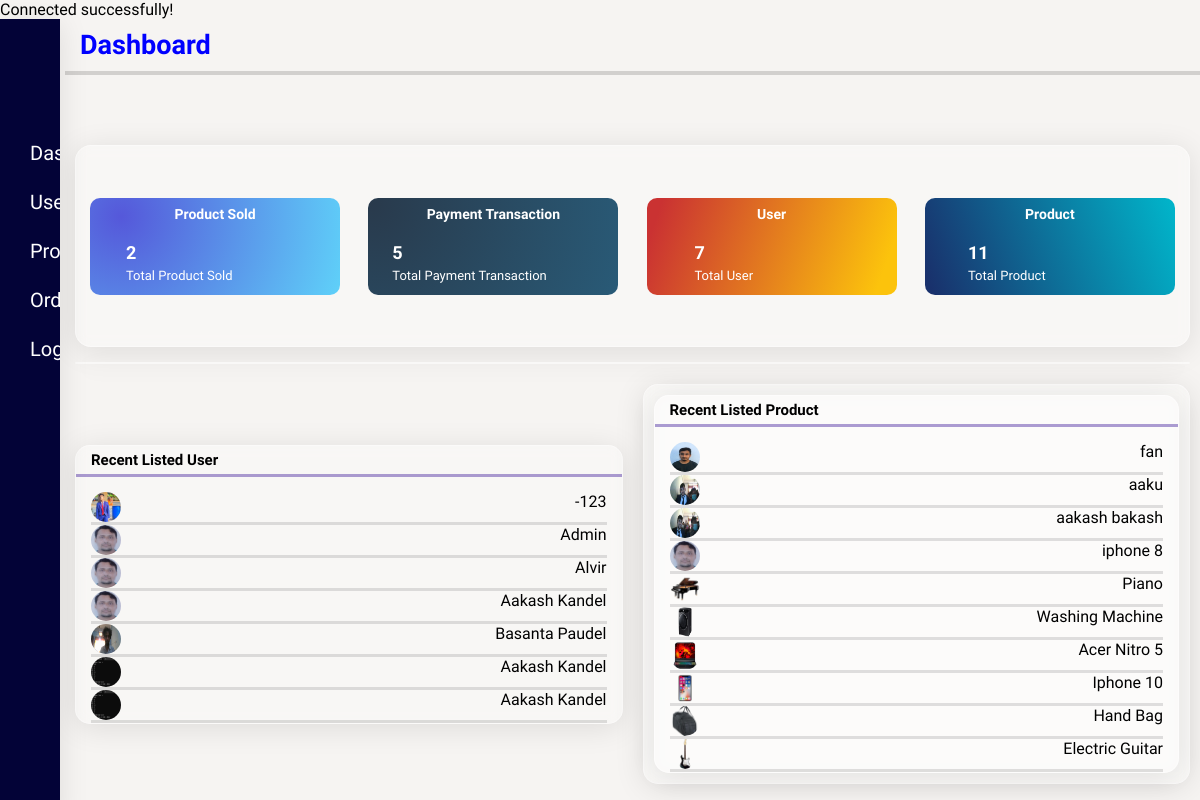
/adminpage.php (signed in), run on an earlier commit of the app's database.
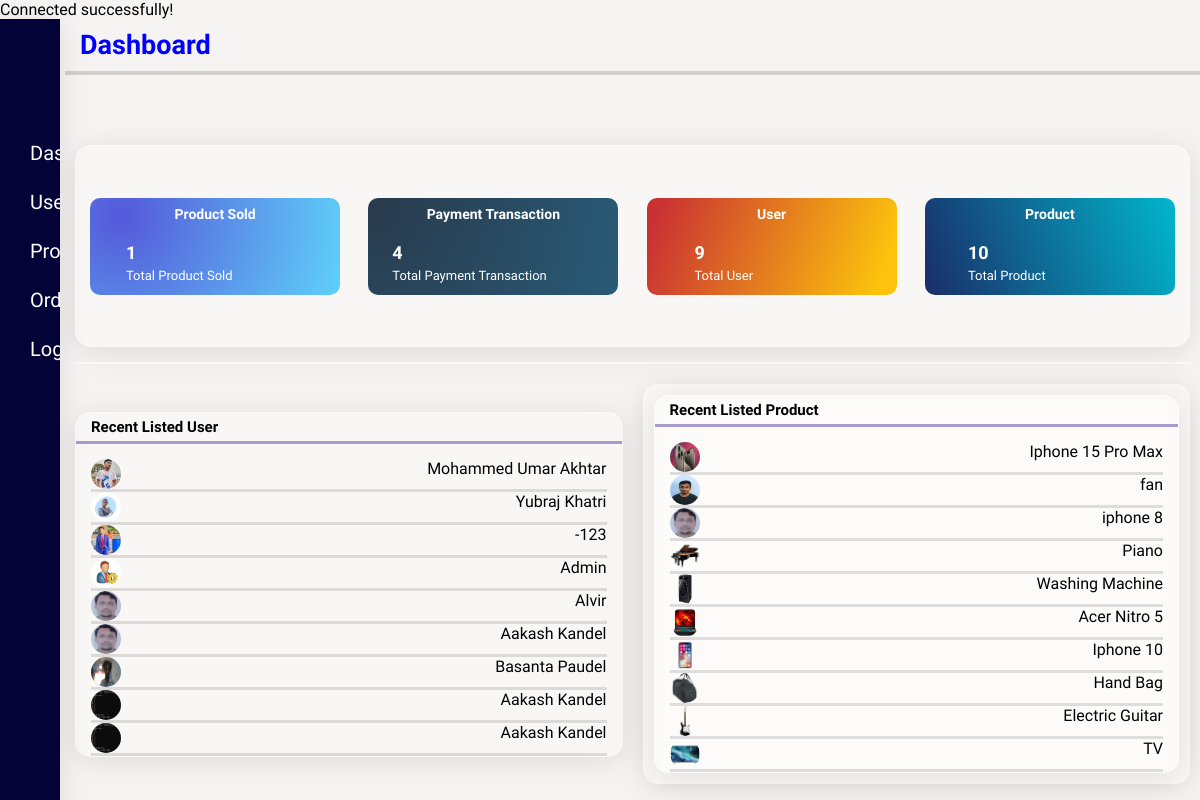
And on a later commit of the database.
### tables this page shows
CREATE TABLE `userdetails` (
  `user_id` int(11) NOT NULL,
  `name` varchar(100) NOT NULL,
  `email` varchar(50) NOT NULL,
  `phone` varchar(15) NOT NULL,
  `password` varchar(100) NOT NULL,
  `token` varchar(500) NOT NULL,
  `address` varchar(30) NOT NULL,
  `gender` text NOT NULL,
  `role` varchar(10) NOT NULL,
  `registration_date` varchar(20) NOT NULL,
  `image` varchar(500) NOT NULL
);

CREATE TABLE `productdetails` (
  `Product_id` int(11) NOT NULL,
  `user_id` int(11) NOT NULL,
  `product_name` varchar(100) NOT NULL,
  `category_name` varchar(100) NOT NULL,
  `product_price` varchar(500) NOT NULL,
  `product_image` varchar(300) NOT NULL,
  `product_age` varchar(10) NOT NULL,
  `product_bio` varchar(500) NOT NULL,
  `sell_status` varchar(100) NOT NULL DEFAULT 'pending',
  `display_home` int(1) NOT NULL DEFAULT 1
);

### view/dashboard.php (the view, shortened to what this page needs)
<?php
    $server = 'localhost';
    $username = 'root';
    $password = '';
    $database = 'myfinalproject';
    $con = mysqli_connect($server, $username, $password, $database);
?>
<!DOCTYPE html>
<html lang="en">
<head>
    <link rel="stylesheet" href="css/dashboard.css">
</head>
<body>
    <div class="dashmaindiv">
        <div class="dash-title">
            <h2>Dashboard</h2>
        </div>
        <div class="main-boxnotice">
            <div class="boxnotice">
                <h3>Product Sold</h3>
                <div class="boxnotice-inner">
                    <?php
                    $qry1 = "SELECT COUNT(*) AS total_product FROM productdetails WHERE sell_status = 'sell'";
                    $result1 = mysqli_query($con, $qry1);
                    if ($data1 = mysqli_fetch_assoc($result1)) {
                    ?>
                        <div class="boxnotice-info">
                            <h2><span class="pnum"><?php echo $data1['total_product']; ?></span></h2>
                            <p class="date">Total Product Sold<span></span></p>
                        </div>
                </div>
            <?php } ?>
            </div>
            <?php
            $qry2 = "SELECT COUNT(*) as total_payment FROM paymenttable";
            $result2 = mysqli_query($con, $qry2);
            if ($data2 = mysqli_fetch_assoc($result2)) {
            ?>
                <div class="boxnotice2">
                    <h3>Payment Transaction</h3>
                    <div class="boxnotice2-inner">
                        <div class="boxnotice2-info">
                            <h2><span class="pnum2"><?php echo $data2['total_payment'] ?></span></h2>
                            <p class="date2">Total Payment Transaction<span></span></p>
                        </div>
                    </div>
                </div>
            <?php } ?>
            <?php
            $qry3 = "SELECT COUNT(*) as total_user FROM userdetails";
            $result3 = mysqli_query($con, $qry3);
            if ($data3 = mysqli_fetch_assoc($result3)) {
            ?>
                <div class="boxnotice3">
                    <h3>User</h3>
                    <div class="boxnotice3-inner">
                        <div class="boxnotice3-info">
                            <h2><span class="pnum3"><?php echo $data3['total_user'] ?></span></h2>
                            <p class="date3">Total User<span></span></p>
                        </div>
                    </div>
                </div>
            <?php } ?>
            <?php
            $qry4 = "SELECT COUNT(*) as total_product FROM productdetails";
            $result4 = mysqli_query($con, $qry4);
            if ($data4 = mysqli_fetch_assoc($result4)) {
            ?>
                <div class="boxnotice4">
                    <h3>Product</h3>
                    <div class="boxnotice4-inner">
                        <div class="boxnotice4-info">
                            <h2><span class="pnum"><?php echo $data4['total_product']; ?></span></h2>
                            <p class="date">Total Product<span></span></p>
                        </div>
                    </div>
                </div>
            <?php } ?>
        </div>
        <div class="dash-container-2">
            <div class="dash-chart" id="chart">
            </div>
        </div>
        <div class="dash-container-3">
            <div class="recentseller">
                <h3>Recent Listed User</h3>
                <div class="recentseller-inner">
                    <?php
                    $sql = "SELECT * FROM userdetails ORDER BY user_id DESC LIMIT 10";
                    $rs = mysqli_query($con, $sql);
                    while ($d = mysqli_fetch_assoc($rs)) {
                    ?>
                        <div class="csdiv">
                            <div><img src="<?php echo $d['image'] ?>"></div>
                            <div><span><?php echo $d['name']; ?></span></div>
                        </div>
                    <?php } ?>
                </div>
            </div>
            <div class="recentcustomer">
                <div class="recentcustomer">
                    <h3>Recent Listed Product</h3>
                    <div class="recentcustomer-inner">
                    <?php
                    $sql = "SELECT * FROM productdetails ORDER BY Product_id DESC LIMIT 10";
                    $rs = mysqli_query($con, $sql);
                    while ($d = mysqli_fetch_assoc($rs)) {
                    ?>
                        <div class="csdiv">
                            <div><img src="<?php echo $d['product_image']; ?>"></div>
                            <div><span><?php echo $d['product_name'] ?></span></div>
                        </div>
                        <?php } ?>
                    </div>
                </div>
            </div>
        </div>
    </div>
</body>
</html>

What changed in the data, as far as the page shows it:
removed productdetails: product_image (picture), product_name "aaku"
removed productdetails: product_image (picture), product_name "aakash bakash"
added userdetails: image (picture), name "Mohammed Umar Akhtar"
added userdetails: image (picture), name "Yubraj Khatri"
changed userdetails "Admin": image: a different picture
added productdetails: product_image (picture), product_name "Iphone 15 Pro Max"
now on this page (row unchanged): productdetails: product_image (picture), product_name "TV"
Also different on the page:
$data1['total_product']: "2" → "1"
$data2['total_payment']: "5" → "4"
$data3['total_user']: "7" → "9"
$data4['total_product']: "11" → "10"
